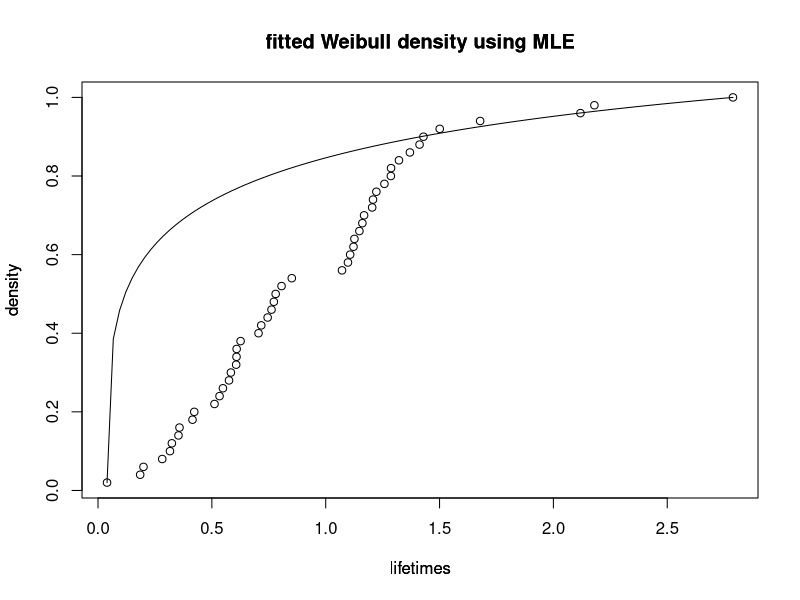

Write R code to recreate this figure.
set.seed(1234)

alpha = 1.5   # shape
beta = 1    # scale	

n = 50
x=rweibull(n, alpha, beta)
y=sort(x, decreasing = FALSE)
l<-length(y)
k=head(y,35)
m<-length(k)
T<-0.89
logL = function(x){
     -sum((pweibull(k, shape = x[1], scale = x[2], log = TRUE)))*(1-dweibull(T, shape = x[1], scale = x[2], log = TRUE))**(l-m)
}

y.mle = nlm(logL, c(shape = 0.1, scale = 0.1), hessian = TRUE)
y.mle

#cdf plot fitted weibull model
time<-seq(0, 3, by=0.061)
fc<-seq(0.02, 1, by=0.02)
plot(y,fc, xlab = "lifetimes", 
      ylab = "density", main = "fitted Weibull density using MLE")
par(new=TRUE)
plot(function(time) pweibull(time, shape = 1/y.mle$estimate[1], 
      scale = y.mle$estimate[2]), 0, 3, xlab = "lifetimes", 
      ylab = "density", main = "fitted Weibull density using MLE",axes=FALSE)
